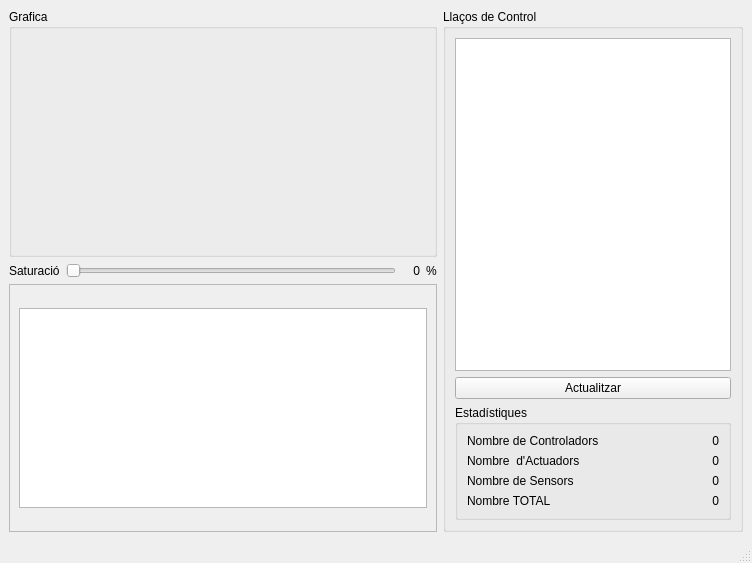
<?xml version="1.0" encoding="UTF-8"?>
<ui version="4.0">
 <class>MainWindow</class>
 <widget class="QMainWindow" name="MainWindow">
  <property name="geometry">
   <rect>
    <x>0</x>
    <y>0</y>
    <width>752</width>
    <height>563</height>
   </rect>
  </property>
  <property name="windowTitle">
   <string>Distributed Control Systems Monitor</string>
  </property>
  <widget class="QWidget" name="centralwidget">
   <layout class="QHBoxLayout" name="horizontalLayout_2">
    <item>
     <layout class="QVBoxLayout" name="verticalLayout_6">
      <item>
       <widget class="QGroupBox" name="groupBox_3">
        <property name="sizePolicy">
         <sizepolicy hsizetype="Expanding" vsizetype="Expanding">
          <horstretch>0</horstretch>
          <verstretch>0</verstretch>
         </sizepolicy>
        </property>
        <property name="minimumSize">
         <size>
          <width>0</width>
          <height>200</height>
         </size>
        </property>
        <property name="title">
         <string>Grafica</string>
        </property>
        <layout class="QVBoxLayout" name="verticalLayout_4">
         <item>
          <widget class="MplWidget" name="mplWidget" native="true">
           <property name="sizePolicy">
            <sizepolicy hsizetype="Expanding" vsizetype="Expanding">
             <horstretch>0</horstretch>
             <verstretch>0</verstretch>
            </sizepolicy>
           </property>
          </widget>
         </item>
        </layout>
       </widget>
      </item>
      <item>
       <layout class="QHBoxLayout" name="horizontalLayout">
        <item>
         <widget class="QLabel" name="label_10">
          <property name="text">
           <string>Saturació</string>
          </property>
         </widget>
        </item>
        <item>
         <widget class="QSlider" name="horizontalSlider">
          <property name="orientation">
           <enum>Qt::Horizontal</enum>
          </property>
         </widget>
        </item>
        <item>
         <widget class="QLabel" name="label_11">
          <property name="minimumSize">
           <size>
            <width>18</width>
            <height>0</height>
           </size>
          </property>
          <property name="lineWidth">
           <number>2</number>
          </property>
          <property name="midLineWidth">
           <number>2</number>
          </property>
          <property name="text">
           <string notr="true">0</string>
          </property>
          <property name="textFormat">
           <enum>Qt::AutoText</enum>
          </property>
          <property name="scaledContents">
           <bool>true</bool>
          </property>
          <property name="alignment">
           <set>Qt::AlignRight|Qt::AlignTrailing|Qt::AlignVCenter</set>
          </property>
          <property name="margin">
           <number>0</number>
          </property>
         </widget>
        </item>
        <item>
         <widget class="QLabel" name="label">
          <property name="text">
           <string>%</string>
          </property>
         </widget>
        </item>
       </layout>
      </item>
      <item>
       <widget class="QScrollArea" name="scrollArea">
        <property name="widgetResizable">
         <bool>true</bool>
        </property>
        <widget class="QWidget" name="scrollAreaWidgetContents">
         <property name="geometry">
          <rect>
           <x>0</x>
           <y>0</y>
           <width>360</width>
           <height>224</height>
          </rect>
         </property>
         <layout class="QVBoxLayout" name="verticalLayout_2">
          <item>
           <widget class="QTextBrowser" name="textBrowser">
            <property name="maximumSize">
             <size>
              <width>16777215</width>
              <height>200</height>
             </size>
            </property>
           </widget>
          </item>
         </layout>
        </widget>
       </widget>
      </item>
     </layout>
    </item>
    <item>
     <layout class="QVBoxLayout" name="verticalLayout_5">
      <item>
       <widget class="QGroupBox" name="groupBox_2">
        <property name="maximumSize">
         <size>
          <width>300</width>
          <height>16777215</height>
         </size>
        </property>
        <property name="title">
         <string>Llaços de Control</string>
        </property>
        <layout class="QVBoxLayout" name="verticalLayout_3">
         <item>
          <widget class="QListWidget" name="listWidget">
           <property name="maximumSize">
            <size>
             <width>300</width>
             <height>16777215</height>
            </size>
           </property>
          </widget>
         </item>
         <item>
          <widget class="QPushButton" name="pushButton">
           <property name="text">
            <string>Actualitzar</string>
           </property>
          </widget>
         </item>
         <item>
          <widget class="QGroupBox" name="groupBox">
           <property name="title">
            <string>Estadístiques</string>
           </property>
           <layout class="QVBoxLayout" name="verticalLayout">
            <item>
             <layout class="QFormLayout" name="formLayout">
              <item row="0" column="0">
               <widget class="QLabel" name="label_2">
                <property name="text">
                 <string>Nombre de Controladors </string>
                </property>
               </widget>
              </item>
              <item row="0" column="1">
               <widget class="QLabel" name="label_6">
                <property name="text">
                 <string>0</string>
                </property>
                <property name="alignment">
                 <set>Qt::AlignRight|Qt::AlignTrailing|Qt::AlignVCenter</set>
                </property>
               </widget>
              </item>
              <item row="1" column="0">
               <widget class="QLabel" name="label_3">
                <property name="text">
                 <string>Nombre  d'Actuadors</string>
                </property>
               </widget>
              </item>
              <item row="1" column="1">
               <widget class="QLabel" name="label_7">
                <property name="text">
                 <string>0</string>
                </property>
                <property name="alignment">
                 <set>Qt::AlignRight|Qt::AlignTrailing|Qt::AlignVCenter</set>
                </property>
               </widget>
              </item>
              <item row="2" column="0">
               <widget class="QLabel" name="label_4">
                <property name="text">
                 <string>Nombre de Sensors</string>
                </property>
               </widget>
              </item>
              <item row="2" column="1">
               <widget class="QLabel" name="label_8">
                <property name="text">
                 <string>0</string>
                </property>
                <property name="alignment">
                 <set>Qt::AlignRight|Qt::AlignTrailing|Qt::AlignVCenter</set>
                </property>
               </widget>
              </item>
              <item row="3" column="0">
               <widget class="QLabel" name="label_5">
                <property name="text">
                 <string>Nombre TOTAL</string>
                </property>
               </widget>
              </item>
              <item row="3" column="1">
               <widget class="QLabel" name="label_9">
                <property name="text">
                 <string>0</string>
                </property>
                <property name="alignment">
                 <set>Qt::AlignRight|Qt::AlignTrailing|Qt::AlignVCenter</set>
                </property>
               </widget>
              </item>
             </layout>
            </item>
           </layout>
          </widget>
         </item>
        </layout>
       </widget>
      </item>
     </layout>
    </item>
   </layout>
  </widget>
  <widget class="QMenuBar" name="menubar">
   <property name="geometry">
    <rect>
     <x>0</x>
     <y>0</y>
     <width>752</width>
     <height>25</height>
    </rect>
   </property>
  </widget>
  <widget class="QStatusBar" name="statusbar"/>
 </widget>
 <customwidgets>
  <customwidget>
   <class>MplWidget</class>
   <extends>QWidget</extends>
   <header>mplwidget</header>
   <container>1</container>
  </customwidget>
 </customwidgets>
 <resources/>
 <connections>
  <connection>
   <sender>horizontalSlider</sender>
   <signal>valueChanged(int)</signal>
   <receiver>label_11</receiver>
   <slot>setNum(int)</slot>
   <hints>
    <hint type="sourcelabel">
     <x>303</x>
     <y>288</y>
    </hint>
    <hint type="destinationlabel">
     <x>351</x>
     <y>297</y>
    </hint>
   </hints>
  </connection>
 </connections>
</ui>
